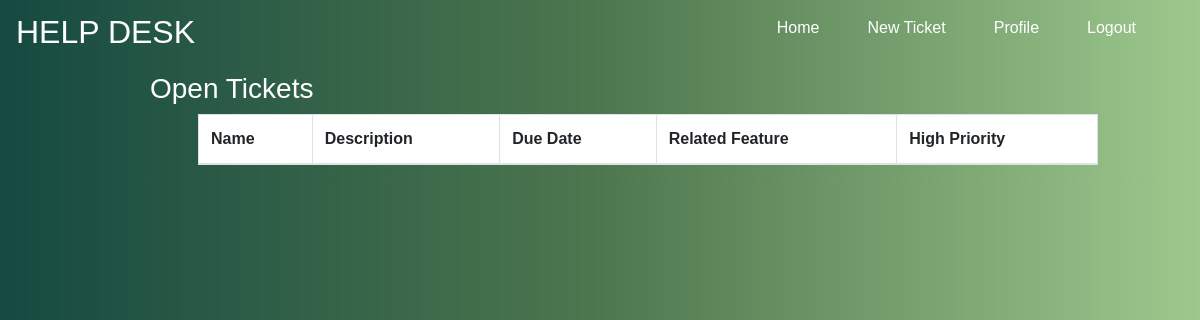
Before: /home/ (signed in) with the older database file.
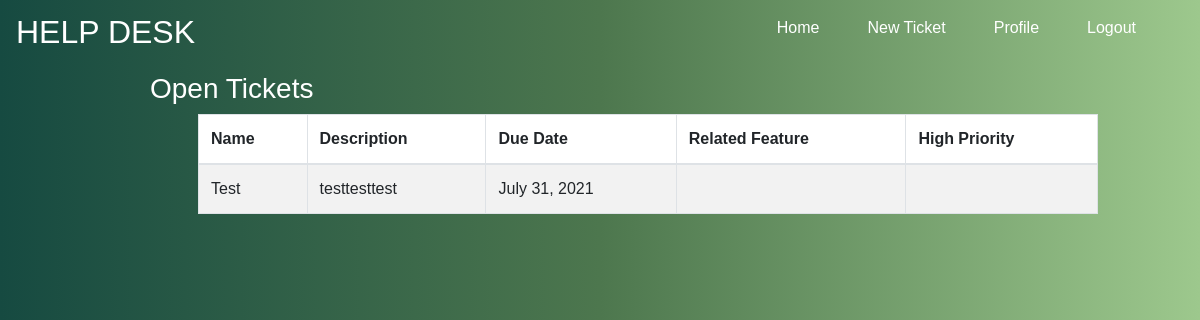
After: the same page with the newer database file.
### help_desk_system/models.py (models this page shows)
class Ticket(models.Model):
    name = models.CharField(max_length=255)
    desc = models.TextField()
    due_date = models.DateField()
    related_feature = models.CharField(max_length=255)
    status = models.CharField(max_length=255, default="to do")
    high_priority = models.BooleanField(default=False)
    user = models.ForeignKey(User,related_name="tickets",on_delete=models.CASCADE)
    created_at = models.DateTimeField(auto_now_add=True)
    updated_at = models.DateTimeField(auto_now=True)
    objects = TicketManager()

### help_desk_system/views.py (the view)
# urls.py: 2. Add a URL to urlpatterns:  path('', views.home, name='home')
def home(request):
    if 'user_id' in request.session:
        user = User.objects.get(id=request.session['user_id'])
        tickets = Ticket.objects.all()
        context = {
            'user': user,
            'tickets': Ticket.objects.all(),
        }
        print(tickets)
        return render(request, 'home.html', context)
    redirect('/login')

### help_desk_system/templates/home.html (shortened to what this page needs)
{% extends 'base.html' %}
{% block content %}
<div class="w-75 ml-auto mr-auto">
    <h3>Open Tickets</h3>
    <table class="table table-bordered table-striped table-hover ml-5">
        <thead>
            <tr class="table-header">
                <th>Name</th>
                <th>Description</th>
                <th>Due Date</th>
                <th>Related Feature</th>
                <th>High Priority</th>
            </tr>
        </thead>
        <tbody>
            {% for ticket in tickets %}
            <tr>
                <td>{{ ticket.name }}</td>
                <td>{{ ticket.desc }}</td>
                <td>{{ ticket.due_date }}</td>
                <td>{{ ticket.related_feature }}</td>
                <td>
                </td>
            </tr>
            {% endfor %}
        </tbody>
    </table>
</div>
{% endblock %}

### help_desk_system/templates/base.html (shortened to what this page needs)
<!DOCTYPE html>
<html lang="en">
<head>
    <link rel="stylesheet" href="https://cdn.jsdelivr.net/npm/bootstrap@4.6.0/dist/css/bootstrap.min.css"
>
    <link href="https://unpkg.com/material-components-web@latest/dist/material-components-web.min.css" rel="stylesheet">
    {% load static %}
    <link rel="stylesheet" href="{% static 'css/help_desk.css' %}">
</head>
<body>
    <div id="nav-bar ml-auto">
        <nav class="navbar navbar-expand-lg navbar-light">
            <h2>HELP DESK</h2>
            <div class="ml-auto mr-3">
                <ul class="list-unstyled main-nav d-flex">
                    <li class="text-right pr-3"><a href="/home" class="nav-link">Home</a></li>
                    <li class="text-right pr-3"><a href="/new_ticket" class="nav-link">New Ticket</a></li>
                    <li class="text-right pr-3"><a href="/{{user.id}}" class="nav-link">Profile</a></li>
                    <li class="text-right pr-3"><a href="logout" class="nav-link">Logout</a></li>
                </ul>
            </div>
        </nav>
    </div>
    {% block content %}
    {% endblock %}
</body>
</html>

### help_desk_system/static/css/help_desk.css (style rules this page uses)
body { background-image: linear-gradient(to right, #164A41, #4D774E, #9DC88D); color: white; font-family: 'Mulish', sans-serif; }
.table { background-color: white; }
.nav-link { color: white; }

Changed rows visible on the page:
added Ticket: name "Test", desc "testtesttest", due_date "July 31, 2021"
